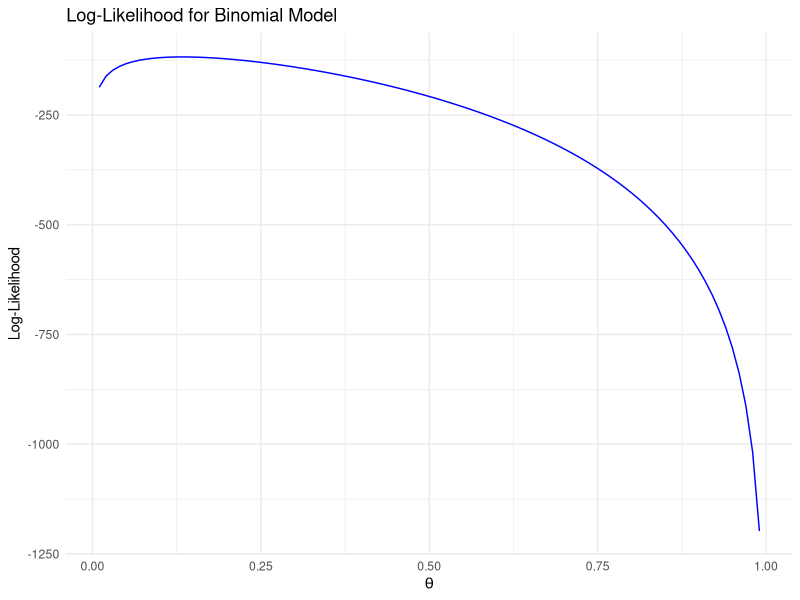
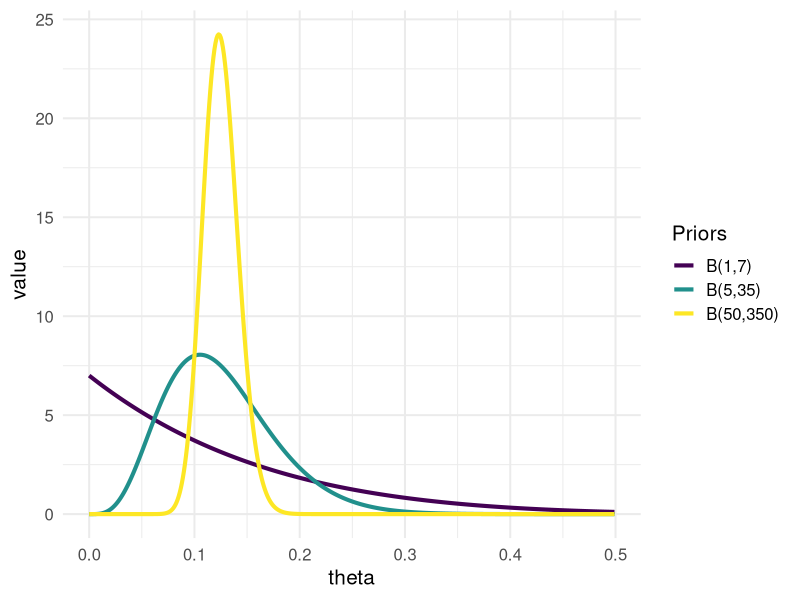
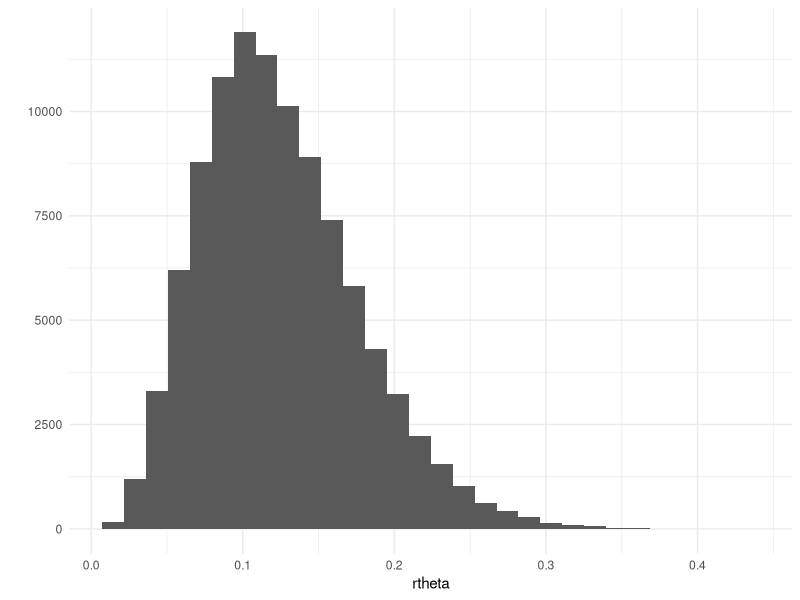
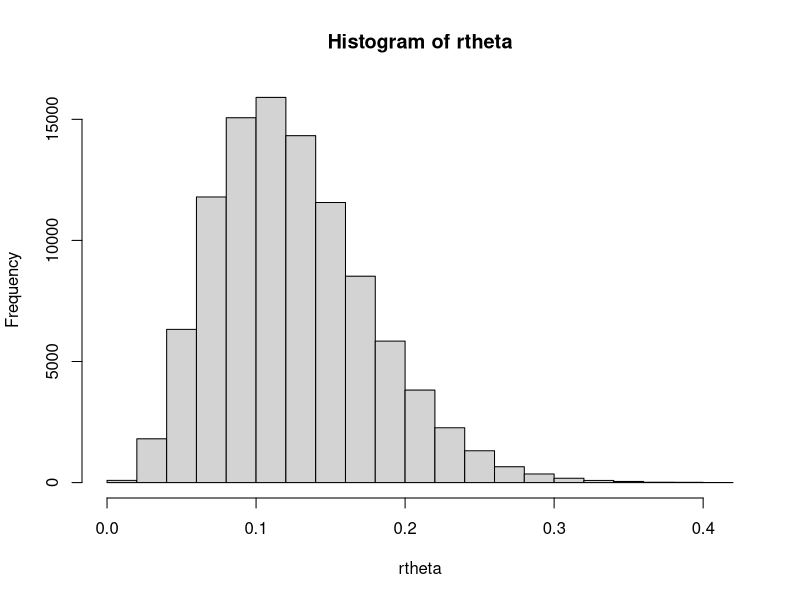
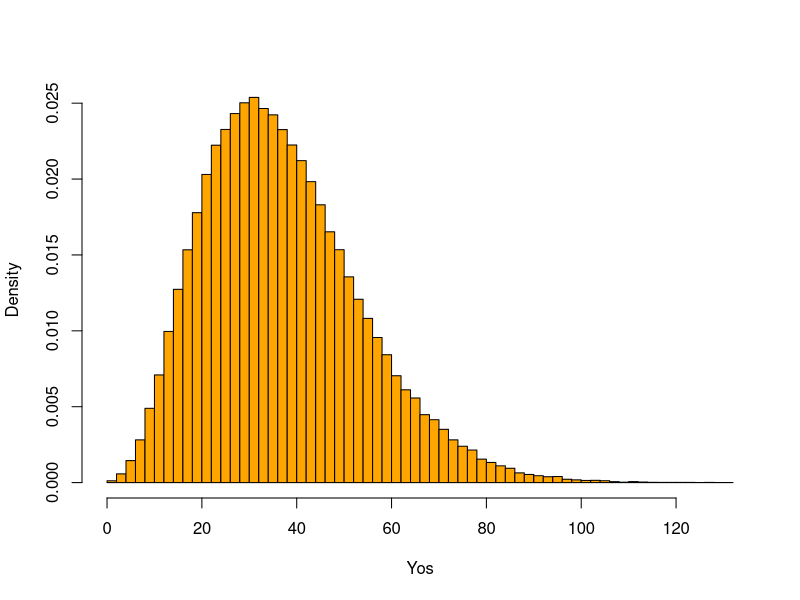
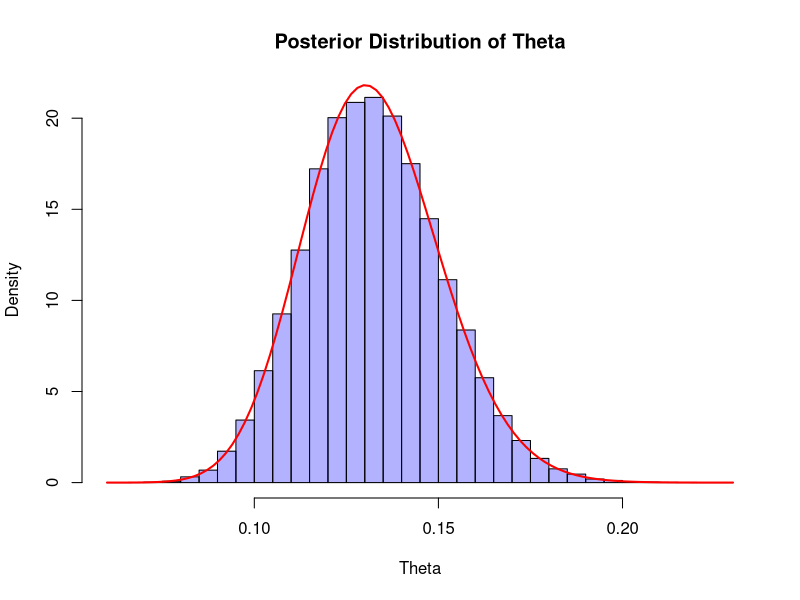
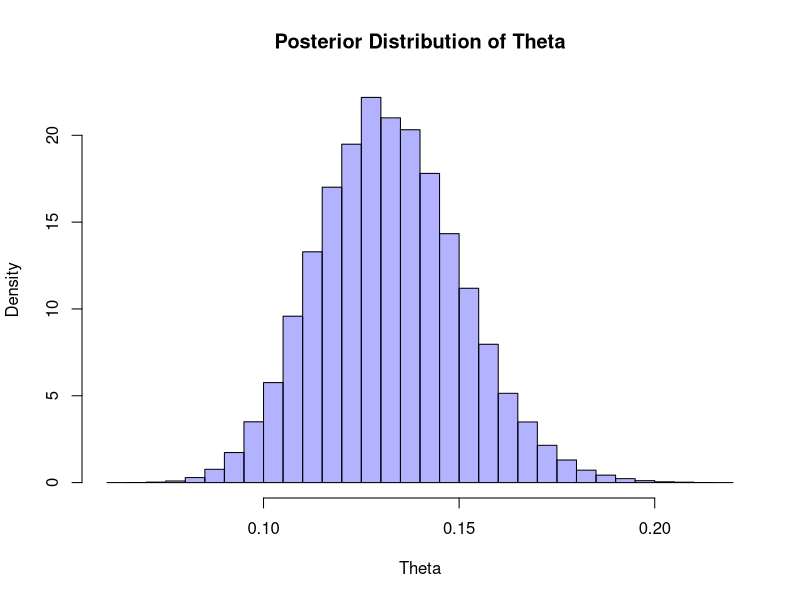
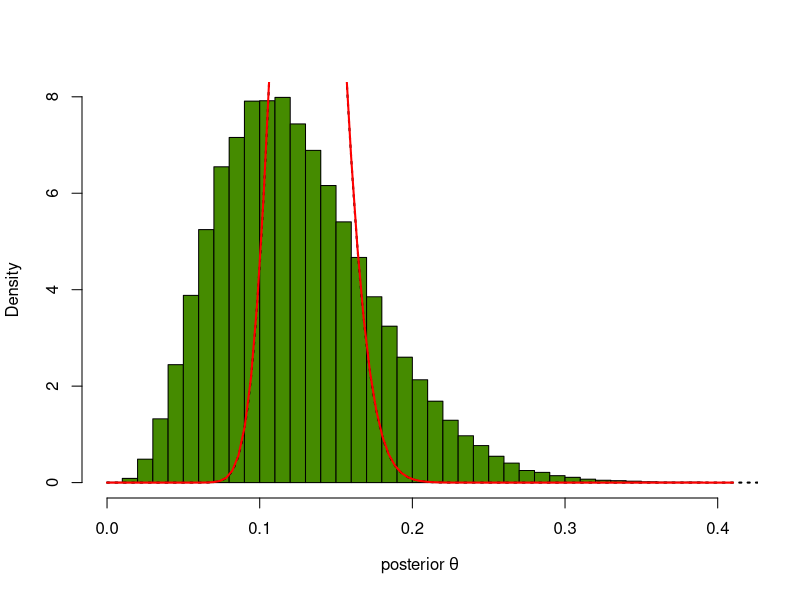

Reproduce these figures in R, in order.
## ---- chunk 1
knitr::opts_chunk$set(echo = TRUE)
library(tidyverse)
## ---- chunk 2

loglikelihood <- function(theta, y, n) {
  if (theta <= 0 || theta >= 1) {
    return(-Inf)  # Log-likelihood is undefined for theta outside (0,1)
  }
  return(y * log(theta) + (n - y) * log(1 - theta))
}

# Example usage:
y <- 40  # Number of successes
n <- 300 # Number of trials
theta_vals <- seq(0.01, 0.99, by = 0.01)
loglik_vals <- sapply(theta_vals, loglikelihood, y = y, n = n)

# Plotting the log-likelihood
library(ggplot2)
ggplot(data.frame(theta = theta_vals, loglik = loglik_vals), aes(x = theta, y = loglik)) +
  geom_line(color = "blue") +
  labs(title = "Log-Likelihood for Binomial Model",
       x = expression(theta),
       y = "Log-Likelihood") +
  theme_minimal()

## ---- chunk 3
thetas <- seq(0, 1, by = 0.001)
theta <- thetas[1:500]
dfbetas <- tibble(theta,
           db1= dbeta(theta,1,7),
           db2 = dbeta(theta, 5, 35),
           db3 = dbeta(theta, 50, 350))
require(reshape2)
datalong  <-  melt(dfbetas, id="theta")
head(datalong)
require(ggthemes)

ggplot(datalong) +
geom_line(aes(x = theta,y=value,colour=variable), size=1.4) +
theme(legend.title=element_blank()) +
scale_colour_viridis_d(name  ="Priors",
                          labels=c("B(1,7)", "B(5,35)","B(50,350)"))+ 
theme_minimal(base_size = 15)

## ---- chunk 4
rtheta <- rbeta(n = 100000, shape1 = 5, shape2 = 35)
qplot(rtheta) + 
  theme_minimal()#quick and dirty ggplplot on a vector

## ---- chunk 5
rtheta <- rbeta(n = 100000, shape1 = 5, shape2 = 35)
hist(rtheta) #quick and dirty plot on a vector

y <- rbinom(n = length(rtheta), prob =  rtheta, size = 300)

hist(y, breaks = 50, col = "orange", main = "", xlab = "Yos", probability = T)

## ---- chunk 6
# Parameters for the prior (Beta distribution)
alpha <- 5
beta <- 35

# Observed data: 40 successes out of 300 trials
y <- 40
n <- 300

# Number of simulations
n_sim <- 100000

# Simulate values for theta from the Beta prior
theta_samples <- rbeta(n_sim, shape1 = alpha, shape2 = beta)

# Simulate the data (number of successes) for each theta
y_simulated <- rbinom(n_sim, size = n, prob = theta_samples)

# Now we find the values of theta that match the observed data y (this is the likelihood step)
# In Bayesian inference, we use the likelihood function (binomial) to weight the prior samples
likelihood <- dbinom(y, size = n, prob = theta_samples)

# Normalize the likelihood so that it sums to 1
posterior_weights <- likelihood / sum(likelihood)

# The posterior distribution is now the weighted distribution of theta_samples
posterior_samples <- sample(theta_samples, size = n_sim, prob = posterior_weights, replace = TRUE)

# Plot the posterior distribution
hist(posterior_samples, probability = TRUE, col = rgb(0, 0, 1, 0.3), main = "Posterior Distribution of Theta", xlab = "Theta", breaks = 50)

# Add a line showing the Beta posterior (Beta(5 + y, 35 + n - y))
curve(dbeta(x, shape1 = alpha + y, shape2 = beta + n - y), add = TRUE, col = "red", lwd = 2)

## ---- chunk 7
# Parameters for the prior (Beta distribution)
alpha <- 5
beta <- 35

# Number of simulations
n_sim <- 100000

# Simulate prior samples for theta
theta_samples <- rbeta(n_sim, shape1 = alpha, shape2 = beta)

# Simulate the observed data for each theta (Binomial likelihood)
y_simulated <- rbinom(n_sim, size = 300, prob = theta_samples)

# Now find the likelihoods based on the observed data (y = 40)
likelihood <- dbinom(40, size = 300, prob = theta_samples)

# Normalize the likelihoods to get the posterior weights
posterior_weights <- likelihood / sum(likelihood)

# Resample theta values based on the posterior weights
posterior_samples <- sample(theta_samples, size = n_sim, prob = posterior_weights, replace = TRUE)

# Plot the posterior distribution
hist(posterior_samples, probability = TRUE, col = rgb(0, 0, 1, 0.3), main = "Posterior Distribution of Theta", xlab = "Theta", breaks = 50)

## ---- chunk 8
thetaPostEmp <- rtheta[ y == 40 ]
length(thetaPostEmp) 

length(thetaPostEmp) / length(rtheta) # acceptance rate

hist(thetaPostEmp, breaks = 50, col = "chartreuse4", main = "",
  probability = TRUE, xlab = expression("posterior"~theta))

densPostTheory  =  dbeta(thetas, 45, 295) #see posterior formulas
lines(thetas, densPostTheory, type="l", lwd = 2, lty=3)

## ---- chunk 9
thetaPostMC <- rbeta(n = 1e6, 45, 295)
mean(thetaPostMC)
## ---- chunk 10
# Add the theoretical Beta distribution to the plot
curve(dbeta(x, shape1 = 45, shape2 = 295), add = TRUE, col = "red", lwd = 2)

## ---- chunk 11
# Calculate the probability that theta is less than 0.1
prob_less_than_10 <- mean(posterior_samples < 0.1)
prob_less_than_10 
sum(thetaPostMC<0.1)/1e6

# Calculate the probability that theta is more than 0.2
prob_more_than_20 <- mean(posterior_samples > 0.2)
prob_more_than_20
(1+sum(thetaPostMC>0.19))/(1+1e6)

## ---- chunk 12
# Taken from the bayesrules package
plot_beta_binomial <- function (alpha,
                                beta,
                                y,
                                n){
  

  g <- ggplot(data = data.frame(x = c(0, 1)), aes(x)) +
    labs(x = expression(pi),
         y = "density") +
    scale_fill_manual("",
                      values = c(prior = "#f0e442",
                                 `(scaled) likelihood` = "#0071b2",
                                 posterior = "#009e74"),
                      breaks = c("prior",
                                 "(scaled) likelihood",
                                 "posterior"))
  
  
    g <- g +
      stat_function(fun = dbeta,
                           args = list(shape1 = alpha,
                                       shape2 = beta)) +
      stat_function(fun = dbeta,
                    args = list(shape1 = alpha,
                                shape2 = beta),
                    geom = "area",
                    alpha = 0.5,
                    aes(fill = "prior"))
    

  
    alpha_post <- alpha + y
    beta_post <- beta + n - y
    y_data <- y
    like_scaled <- function(x) {
      like_fun <- function(x) {
        dbinom(x = y_data, size = n, prob = x)
      }
      scale_c <- integrate(like_fun, lower = 0, upper = 1)[[1]]
      like_fun(x)/scale_c
    }
  
    g <- g +
      stat_function(fun = like_scaled) +
      stat_function(fun = like_scaled,
                    geom = "area",
                    alpha = 0.5,
                    aes(fill = "(scaled) likelihood"))
  
    g <- g +
      stat_function(fun = dbeta,
                    args = list(shape1 = alpha_post,
                                shape2 = beta_post)) +
      stat_function(fun = dbeta,
                    args = list(shape1 = alpha_post,
                                shape2 = beta_post),
                    geom = "area", alpha = 0.5,
                    aes(fill = "posterior")) +
      ggtitle(paste0('a=', alpha, ', b=', beta))
  g 
}

library(patchwork)
a1 <- plot_beta_binomial(alpha = 5*7, beta = 35*7, y = 40, n = 300) + xlim(0, .25)
a2 <- plot_beta_binomial(alpha = 5*3, beta = 35*3, y = 40, n = 300) + xlim(0, .25)
a3 <- plot_beta_binomial(alpha = 5, beta = 35, y = 40, n = 300) + xlim(0, .25)
a4 <- plot_beta_binomial(alpha = 5/2, beta = 35/2, y = 40, n = 300)+ xlim(0, .25)
a5 <- plot_beta_binomial(alpha = 1, beta = 7, y = 40, n = 300)+ xlim(0, .25)
a6 <- plot_beta_binomial(alpha = 1, beta = 1, y = 40, n = 300)+ xlim(0, .25)

a1+a2+a3+a4+a5+a6+plot_layout(guides = "collect")&theme_minimal()&theme(legend.position = 'bottom')
## ---- chunk 13
# Approximate likelihood by counting how often each theta leads to the observed y = 40
sims <- tibble(thetas = rtheta, yobs = y)

# Count how often yobs equals 40 for the theta values between 0.09 and 0.11
approx_likelihood <- sims %>%
  filter(yobs == 40) %>%
  filter(thetas < 0.11 & thetas > 0.09) %>%
  tally()

# Output the approximate likelihood
approx_likelihood

## ---- chunk 14
sims <- tibble(thetas = rtheta,
       yobs = y)

sims %>%
  filter(yobs == 40) %>%
  filter(thetas < 0.11) %>%
  filter(thetas > 0.09) %>%
  tally()

sims %>%
  # filter(yobs == 40) %>%
  filter(thetas < 0.11) %>%
  filter(thetas > 0.09) %>%
  tally()

